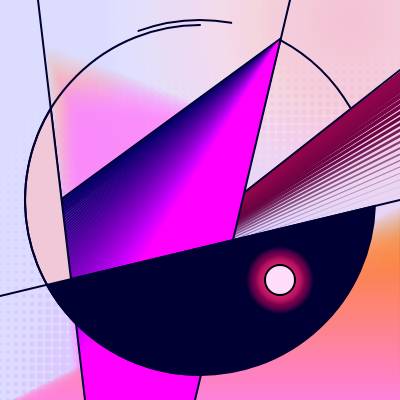
Frame 1 (no input)
Frame 60 (no input): identical to frame 1, image omitted
Frame 120 (the mouse pressed at the canvas centre since frame 60): identical to frame 1, image omitted

The p5.js sketch that drew this single still picture (run headless with seeded random() and noise() and a simulated clock; from frame 60 on, the mouse is pressed at the canvas centre):

// p5.js sketch
// ── sketch.js
// PRELOAD ASSETS
// LOAD ASSETS > WHEN LOADED EXECUTE SETUP
function preload() {}

// SETUP > ONCE
function setup() {
    createCanvas(400, 400)
}

// THEN > DRAW > LOOP
function draw() {
    background(220, 220, 255)

    strokeWeight(2)
    stroke(220, 200, 255)
    for (let a = 0; a < 90; a++) {
        for (let i = 1; i < 90; i++) {
            strokeWeight((a / 4) * (i / 16))
            point(i * 8 - 40, a * 8 + 40)
        }
    }
    strokeWeight(0)
    stroke(0, 0)

    for (let i = 0; i < 50; i++) {
        fill(i * 15, i * 5, i * 5, i * 0.2)
        circle(350, 20, i * 10)
    }

    for (let i = 1; i < 80; i++) {
        fill(i * 5 + 150, 128, i * 5, i * 0.25)
        rect(i * 0.5 + 40, i + 40, i * 2, i * 4)
    }

    fill(0, 0)
    for (let i = 1; i < 250; i++) {
        fill(i * 2 + 150, 128, i * 1, i * 0.25)
        rect(i * -2 + 450, i + 180, i * -2, i * 3)
    }
    fill(0, 0)

    stroke(0, 0)
    for (let i = 0; i < 22; i++) {
        strokeWeight(i * 0.25)
        stroke(i * 5 + 40, i * 0.2, 50 + i * 1.2, i * 20)
        line(i * 2 + 400, i * -7.5 + 200, 120, 290)
    }
    strokeWeight(0)

    stroke(0, 0)
    strokeWeight(2.25)
    for (let i = 0; i < 200; i++) {
        stroke(i * 4, 0, 50 + i * 3 + 50)
        line((i / 2) * 0.6 + 62, (i / 2) * 5 + 200, 280, 40)
    }
    strokeWeight(0)

    stroke(0, 0, 50)
    strokeWeight(2)
    line(38, 0, 85, 400)
    line(0, 296, 400, 200)
    line(195, 400, 290, 0)
    line(60, 200, 280, 39)
    line(245, 192, 400, 70)

    angleMode(DEGREES)
    fill(240, 200, 215)
    arc(200, 200, 350, 350, 135, 211.5, CHORD)
    fill(0, 0, 50)
    arc(200, 200, 350, 350, 2, 151, CHORD)
    fill(0, 0)
    arc(200, 200, 350, 350, 90, 270, OPEN)
    arc(200, 200, 360, 360, 240 + 10, 270 + 10, OPEN)
    arc(200, 200, 350, 360, 297, 328.5, OPEN)
    strokeWeight(0)

    for (let i = 0; i < 25; i++) {
        fill(i * 15 + 40, 0, i * 5, i * 1.2)
        circle(280, 280, i * 2.75)
        fill(i * 50, i * 4, i * 6, i * 0.8)
        circle(280, 280, i * 2)
    }

    fill(255, 220, 250)
    stroke(0, 0, 50)
    strokeWeight(2)
    stroke(0, 0, 20)
    circle(280, 280, 30)

    fill(0, 0)
    strokeWeight(0)
    stroke(0, 0)
}
